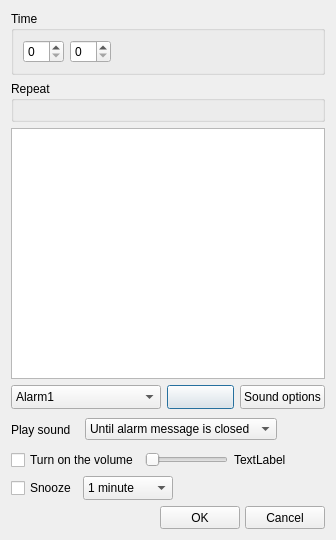
<?xml version="1.0" encoding="UTF-8"?>
<ui version="4.0">
 <class>AlarmEditor</class>
 <widget class="QDialog" name="AlarmEditor">
  <property name="geometry">
   <rect>
    <x>0</x>
    <y>0</y>
    <width>336</width>
    <height>540</height>
   </rect>
  </property>
  <property name="windowTitle">
   <string>Alarm</string>
  </property>
  <property name="windowIcon">
   <iconset resource="resources.qrc">
    <normaloff>:/new/prefix1/icons/alarm-clock.png</normaloff>:/new/prefix1/icons/alarm-clock.png</iconset>
  </property>
  <layout class="QVBoxLayout" name="verticalLayout_2">
   <item>
    <layout class="QVBoxLayout" name="verticalLayout">
     <item>
      <widget class="QGroupBox" name="groupBoxTime">
       <property name="title">
        <string>Time</string>
       </property>
       <layout class="QHBoxLayout" name="horizontalLayout">
        <item>
         <layout class="QHBoxLayout" name="horizontalLayoutHour">
          <item>
           <widget class="QSpinBox" name="spinBoxHour">
            <property name="minimumSize">
             <size>
              <width>39</width>
              <height>20</height>
             </size>
            </property>
            <property name="maximum">
             <number>23</number>
            </property>
           </widget>
          </item>
          <item>
           <widget class="QSpinBox" name="spinBoxMinutes">
            <property name="minimumSize">
             <size>
              <width>39</width>
              <height>20</height>
             </size>
            </property>
            <property name="maximum">
             <number>60</number>
            </property>
           </widget>
          </item>
         </layout>
        </item>
        <item>
         <spacer name="horizontalSpacer">
          <property name="orientation">
           <enum>Qt::Horizontal</enum>
          </property>
          <property name="sizeHint" stdset="0">
           <size>
            <width>40</width>
            <height>20</height>
           </size>
          </property>
         </spacer>
        </item>
       </layout>
      </widget>
     </item>
     <item>
      <widget class="QGroupBox" name="groupBox">
       <property name="title">
        <string>Repeat</string>
       </property>
       <layout class="QHBoxLayout" name="horizontalLayout_2">
        <item>
         <layout class="QVBoxLayout" name="verticalLayoutRepetition"/>
        </item>
       </layout>
      </widget>
     </item>
    </layout>
   </item>
   <item>
    <layout class="QHBoxLayout" name="horizontalLayout_7">
     <item>
      <widget class="QTextEdit" name="textEditNote">
       <property name="minimumSize">
        <size>
         <width>313</width>
         <height>91</height>
        </size>
       </property>
      </widget>
     </item>
    </layout>
   </item>
   <item>
    <layout class="QHBoxLayout" name="horizontalLayout_3">
     <item>
      <widget class="QComboBox" name="soundsList">
       <property name="minimumSize">
        <size>
         <width>150</width>
         <height>22</height>
        </size>
       </property>
       <property name="sizeAdjustPolicy">
        <enum>QComboBox::AdjustToMinimumContentsLengthWithIcon</enum>
       </property>
       <item>
        <property name="text">
         <string>Alarm1</string>
        </property>
       </item>
       <item>
        <property name="text">
         <string>Alarm2</string>
        </property>
       </item>
       <item>
        <property name="text">
         <string>Alarm3</string>
        </property>
       </item>
       <item>
        <property name="text">
         <string>Alarm4</string>
        </property>
       </item>
      </widget>
     </item>
     <item>
      <widget class="QPushButton" name="btnPlay">
       <property name="minimumSize">
        <size>
         <width>41</width>
         <height>24</height>
        </size>
       </property>
       <property name="autoFillBackground">
        <bool>false</bool>
       </property>
       <property name="text">
        <string/>
       </property>
       <property name="icon">
        <iconset resource="resources.qrc">
         <normaloff>:/new/prefix1/icons/play-button.png</normaloff>:/new/prefix1/icons/play-button.png</iconset>
       </property>
      </widget>
     </item>
     <item>
      <widget class="QPushButton" name="btnSoundOptions">
       <property name="minimumSize">
        <size>
         <width>81</width>
         <height>24</height>
        </size>
       </property>
       <property name="mouseTracking">
        <bool>false</bool>
       </property>
       <property name="text">
        <string>Sound options</string>
       </property>
      </widget>
     </item>
    </layout>
   </item>
   <item>
    <layout class="QHBoxLayout" name="horizontalLayout_4">
     <property name="spacing">
      <number>3</number>
     </property>
     <item>
      <widget class="QLabel" name="playSoundLabellabel">
       <property name="minimumSize">
        <size>
         <width>71</width>
         <height>29</height>
        </size>
       </property>
       <property name="text">
        <string>Play sound</string>
       </property>
      </widget>
     </item>
     <item>
      <widget class="QComboBox" name="playSoundComboBox">
       <property name="minimumSize">
        <size>
         <width>164</width>
         <height>22</height>
        </size>
       </property>
       <item>
        <property name="text">
         <string>Until alarm message is closed</string>
        </property>
       </item>
       <item>
        <property name="text">
         <string>1 minute</string>
        </property>
       </item>
       <item>
        <property name="text">
         <string>5 minutes</string>
        </property>
       </item>
       <item>
        <property name="text">
         <string>10 minutes</string>
        </property>
       </item>
       <item>
        <property name="text">
         <string>30 minutes</string>
        </property>
       </item>
       <item>
        <property name="text">
         <string>1 hour</string>
        </property>
       </item>
      </widget>
     </item>
     <item>
      <spacer name="horizontalSpacer_2">
       <property name="orientation">
        <enum>Qt::Horizontal</enum>
       </property>
       <property name="sizeHint" stdset="0">
        <size>
         <width>40</width>
         <height>20</height>
        </size>
       </property>
      </spacer>
     </item>
    </layout>
   </item>
   <item>
    <layout class="QHBoxLayout" name="horizontalLayout_5">
     <item>
      <widget class="QCheckBox" name="turnVolumeCheckBox">
       <property name="text">
        <string>Turn on the volume</string>
       </property>
      </widget>
     </item>
     <item>
      <widget class="QSlider" name="soundVolumeSlider">
       <property name="maximum">
        <number>100</number>
       </property>
       <property name="orientation">
        <enum>Qt::Horizontal</enum>
       </property>
      </widget>
     </item>
     <item>
      <widget class="QLabel" name="soundValueLabel">
       <property name="text">
        <string>TextLabel</string>
       </property>
      </widget>
     </item>
     <item>
      <spacer name="horizontalSpacer_4">
       <property name="orientation">
        <enum>Qt::Horizontal</enum>
       </property>
       <property name="sizeHint" stdset="0">
        <size>
         <width>40</width>
         <height>20</height>
        </size>
       </property>
      </spacer>
     </item>
    </layout>
   </item>
   <item>
    <layout class="QHBoxLayout" name="horizontalLayout_6">
     <item>
      <widget class="QCheckBox" name="snoozeCheckBox">
       <property name="text">
        <string>Snooze</string>
       </property>
      </widget>
     </item>
     <item>
      <widget class="QComboBox" name="snoozeComboBox">
       <property name="minimumSize">
        <size>
         <width>81</width>
         <height>24</height>
        </size>
       </property>
       <item>
        <property name="text">
         <string>1 minute</string>
        </property>
       </item>
       <item>
        <property name="text">
         <string>2 minutes</string>
        </property>
       </item>
       <item>
        <property name="text">
         <string>3 minutes</string>
        </property>
       </item>
       <item>
        <property name="text">
         <string>4 minutes</string>
        </property>
       </item>
       <item>
        <property name="text">
         <string>5 minutes</string>
        </property>
       </item>
       <item>
        <property name="text">
         <string>6 minutes</string>
        </property>
       </item>
       <item>
        <property name="text">
         <string>7 minutes</string>
        </property>
       </item>
       <item>
        <property name="text">
         <string>8 minutes</string>
        </property>
       </item>
       <item>
        <property name="text">
         <string>9 minutes</string>
        </property>
       </item>
       <item>
        <property name="text">
         <string>10 minutes</string>
        </property>
       </item>
      </widget>
     </item>
     <item>
      <spacer name="horizontalSpacer_3">
       <property name="orientation">
        <enum>Qt::Horizontal</enum>
       </property>
       <property name="sizeHint" stdset="0">
        <size>
         <width>40</width>
         <height>20</height>
        </size>
       </property>
      </spacer>
     </item>
    </layout>
   </item>
   <item>
    <layout class="QHBoxLayout" name="btnsLayout">
     <property name="spacing">
      <number>5</number>
     </property>
     <property name="sizeConstraint">
      <enum>QLayout::SetDefaultConstraint</enum>
     </property>
     <item>
      <spacer name="horizontalSpacer_5">
       <property name="orientation">
        <enum>Qt::Horizontal</enum>
       </property>
       <property name="sizeHint" stdset="0">
        <size>
         <width>20</width>
         <height>20</height>
        </size>
       </property>
      </spacer>
     </item>
     <item>
      <widget class="QPushButton" name="btnOK">
       <property name="minimumSize">
        <size>
         <width>75</width>
         <height>23</height>
        </size>
       </property>
       <property name="text">
        <string>OK</string>
       </property>
      </widget>
     </item>
     <item>
      <widget class="QPushButton" name="btnCancel">
       <property name="minimumSize">
        <size>
         <width>75</width>
         <height>23</height>
        </size>
       </property>
       <property name="text">
        <string>Cancel</string>
       </property>
      </widget>
     </item>
    </layout>
   </item>
  </layout>
 </widget>
 <resources>
  <include location="resources.qrc"/>
 </resources>
 <connections/>
</ui>
